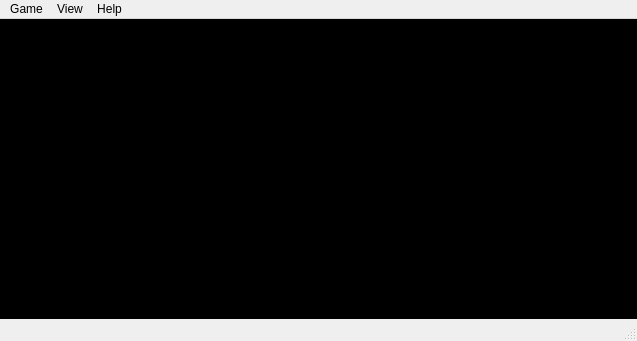
<?xml version="1.0" encoding="UTF-8"?>
<ui version="4.0">
 <class>MainWindow</class>
 <widget class="QMainWindow" name="MainWindow">
  <property name="geometry">
   <rect>
    <x>0</x>
    <y>0</y>
    <width>637</width>
    <height>341</height>
   </rect>
  </property>
  <property name="windowTitle">
   <string>MainWindow</string>
  </property>
  <widget class="QWidget" name="centralwidget">
   <property name="styleSheet">
    <string notr="true">background-color: rgb(0,0,0);</string>
   </property>
  </widget>
  <widget class="QMenuBar" name="menubar">
   <property name="geometry">
    <rect>
     <x>0</x>
     <y>0</y>
     <width>637</width>
     <height>23</height>
    </rect>
   </property>
   <widget class="QMenu" name="menuGame">
    <property name="title">
     <string>Game</string>
    </property>
    <addaction name="actionNew"/>
    <addaction name="actionLoad"/>
    <addaction name="actionSave"/>
    <addaction name="actionExit"/>
   </widget>
   <widget class="QMenu" name="menuView">
    <property name="title">
     <string>View</string>
    </property>
    <addaction name="actionFullscreen"/>
   </widget>
   <widget class="QMenu" name="menuHelp">
    <property name="title">
     <string>Help</string>
    </property>
    <addaction name="actionHow_to_play"/>
   </widget>
   <addaction name="menuGame"/>
   <addaction name="menuView"/>
   <addaction name="menuHelp"/>
  </widget>
  <widget class="QStatusBar" name="statusbar">
   <property name="autoFillBackground">
    <bool>false</bool>
   </property>
  </widget>
  <action name="actionNew">
   <property name="text">
    <string>New</string>
   </property>
  </action>
  <action name="actionLoad">
   <property name="text">
    <string>Load</string>
   </property>
  </action>
  <action name="actionSave">
   <property name="text">
    <string>Save</string>
   </property>
  </action>
  <action name="actionExit">
   <property name="text">
    <string>Exit</string>
   </property>
  </action>
  <action name="actionFullscreen">
   <property name="text">
    <string>Fullscreen</string>
   </property>
  </action>
  <action name="actionHow_to_play">
   <property name="text">
    <string>Guide</string>
   </property>
  </action>
 </widget>
 <resources/>
 <connections/>
</ui>
